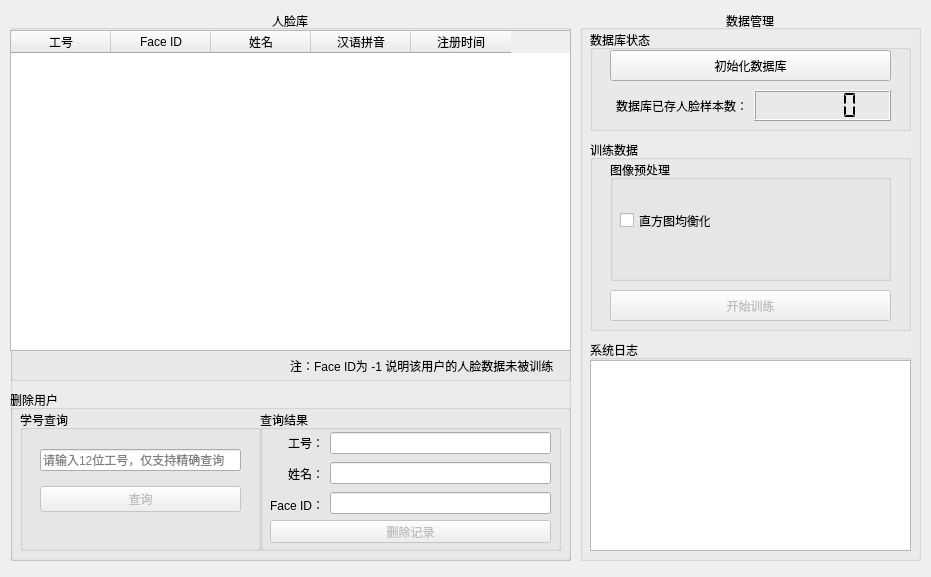
<?xml version="1.0" encoding="UTF-8"?>
<ui version="4.0">
 <class>dataManageUI</class>
 <widget class="QWidget" name="dataManageUI">
  <property name="geometry">
   <rect>
    <x>0</x>
    <y>0</y>
    <width>931</width>
    <height>577</height>
   </rect>
  </property>
  <property name="windowTitle">
   <string>OpenCV Face Recognition System - DataManage</string>
  </property>
  <widget class="QGroupBox" name="dbManageGroupBox">
   <property name="geometry">
    <rect>
     <x>580</x>
     <y>10</y>
     <width>341</width>
     <height>551</height>
    </rect>
   </property>
   <property name="title">
    <string>数据管理</string>
   </property>
   <property name="alignment">
    <set>Qt::AlignCenter</set>
   </property>
   <widget class="QGroupBox" name="dbStatusGroupBox">
    <property name="geometry">
     <rect>
      <x>10</x>
      <y>20</y>
      <width>321</width>
      <height>101</height>
     </rect>
    </property>
    <property name="title">
     <string>数据库状态</string>
    </property>
    <widget class="QWidget" name="layoutWidget_4">
     <property name="geometry">
      <rect>
       <x>20</x>
       <y>60</y>
       <width>281</width>
       <height>31</height>
      </rect>
     </property>
     <layout class="QHBoxLayout" name="dbUserCountHorizontalLayout">
      <item>
       <widget class="QLabel" name="dbUserCountLabel">
        <property name="text">
         <string>数据库已存人脸样本数：</string>
        </property>
        <property name="alignment">
         <set>Qt::AlignRight|Qt::AlignTrailing|Qt::AlignVCenter</set>
        </property>
       </widget>
      </item>
      <item>
       <widget class="QLCDNumber" name="dbUserCountLcdNum">
        <property name="segmentStyle">
         <enum>QLCDNumber::Flat</enum>
        </property>
       </widget>
      </item>
     </layout>
    </widget>
    <widget class="QPushButton" name="initDbButton">
     <property name="geometry">
      <rect>
       <x>20</x>
       <y>20</y>
       <width>281</width>
       <height>31</height>
      </rect>
     </property>
     <property name="text">
      <string>初始化数据库</string>
     </property>
    </widget>
   </widget>
   <widget class="QGroupBox" name="trainGroupBox">
    <property name="geometry">
     <rect>
      <x>10</x>
      <y>130</y>
      <width>321</width>
      <height>191</height>
     </rect>
    </property>
    <property name="title">
     <string>训练数据</string>
    </property>
    <widget class="QGroupBox" name="imgPreprocessGroupBox">
     <property name="geometry">
      <rect>
       <x>20</x>
       <y>20</y>
       <width>281</width>
       <height>121</height>
      </rect>
     </property>
     <property name="title">
      <string>图像预处理</string>
     </property>
     <widget class="QCheckBox" name="equalizeHistCheckBox">
      <property name="geometry">
       <rect>
        <x>10</x>
        <y>40</y>
        <width>91</width>
        <height>41</height>
       </rect>
      </property>
      <property name="text">
       <string>直方图均衡化</string>
      </property>
     </widget>
    </widget>
    <widget class="QPushButton" name="trainButton">
     <property name="enabled">
      <bool>false</bool>
     </property>
     <property name="geometry">
      <rect>
       <x>20</x>
       <y>150</y>
       <width>281</width>
       <height>31</height>
      </rect>
     </property>
     <property name="toolTip">
      <string>数据库未完成初始化，请检查</string>
     </property>
     <property name="text">
      <string>开始训练</string>
     </property>
    </widget>
   </widget>
   <widget class="QGroupBox" name="logGroupBox">
    <property name="geometry">
     <rect>
      <x>10</x>
      <y>330</y>
      <width>321</width>
      <height>211</height>
     </rect>
    </property>
    <property name="title">
     <string>系统日志</string>
    </property>
    <widget class="QTextEdit" name="logTextEdit">
     <property name="geometry">
      <rect>
       <x>0</x>
       <y>20</y>
       <width>321</width>
       <height>191</height>
      </rect>
     </property>
    </widget>
   </widget>
  </widget>
  <widget class="QGroupBox" name="faceDbGroupBox">
   <property name="geometry">
    <rect>
     <x>10</x>
     <y>10</y>
     <width>561</width>
     <height>551</height>
    </rect>
   </property>
   <property name="title">
    <string>人脸库</string>
   </property>
   <property name="alignment">
    <set>Qt::AlignCenter</set>
   </property>
   <widget class="QGroupBox" name="deleteUserGroupBox">
    <property name="geometry">
     <rect>
      <x>0</x>
      <y>380</y>
      <width>561</width>
      <height>171</height>
     </rect>
    </property>
    <property name="title">
     <string>删除用户</string>
    </property>
    <widget class="QGroupBox" name="queryUserGroupBox">
     <property name="geometry">
      <rect>
       <x>10</x>
       <y>20</y>
       <width>241</width>
       <height>141</height>
      </rect>
     </property>
     <property name="title">
      <string>学号查询</string>
     </property>
     <widget class="QLabel" name="queryResultLabel">
      <property name="geometry">
       <rect>
        <x>20</x>
        <y>110</y>
        <width>201</width>
        <height>21</height>
       </rect>
      </property>
      <property name="frameShape">
       <enum>QFrame::NoFrame</enum>
      </property>
      <property name="text">
       <string/>
      </property>
      <property name="alignment">
       <set>Qt::AlignCenter</set>
      </property>
     </widget>
     <widget class="QWidget" name="layoutWidget">
      <property name="geometry">
       <rect>
        <x>20</x>
        <y>30</y>
        <width>201</width>
        <height>81</height>
       </rect>
      </property>
      <layout class="QVBoxLayout" name="verticalLayout">
       <item>
        <widget class="QLineEdit" name="queryUserLineEdit">
         <property name="placeholderText">
          <string>请输入12位工号，仅支持精确查询</string>
         </property>
        </widget>
       </item>
       <item>
        <widget class="QPushButton" name="queryUserButton">
         <property name="enabled">
          <bool>false</bool>
         </property>
         <property name="toolTip">
          <string>数据库未完成初始化，请检查</string>
         </property>
         <property name="text">
          <string>查询</string>
         </property>
        </widget>
       </item>
      </layout>
     </widget>
    </widget>
    <widget class="QGroupBox" name="queryResultGroupBox">
     <property name="geometry">
      <rect>
       <x>250</x>
       <y>20</y>
       <width>301</width>
       <height>141</height>
      </rect>
     </property>
     <property name="title">
      <string>查询结果</string>
     </property>
     <widget class="QWidget" name="layoutWidget_3">
      <property name="geometry">
       <rect>
        <x>10</x>
        <y>20</y>
        <width>281</width>
        <height>87</height>
       </rect>
      </property>
      <layout class="QHBoxLayout" name="infoHorizontalLayout">
       <item>
        <layout class="QVBoxLayout" name="keyVerticalLayout">
         <item>
          <widget class="QLabel" name="stuIDLabel">
           <property name="frameShape">
            <enum>QFrame::NoFrame</enum>
           </property>
           <property name="text">
            <string>工号：</string>
           </property>
           <property name="alignment">
            <set>Qt::AlignRight|Qt::AlignTrailing|Qt::AlignVCenter</set>
           </property>
          </widget>
         </item>
         <item>
          <widget class="QLabel" name="cnNameLabel">
           <property name="frameShape">
            <enum>QFrame::NoFrame</enum>
           </property>
           <property name="text">
            <string>姓名：</string>
           </property>
           <property name="alignment">
            <set>Qt::AlignRight|Qt::AlignTrailing|Qt::AlignVCenter</set>
           </property>
          </widget>
         </item>
         <item>
          <widget class="QLabel" name="faceIDLabel">
           <property name="frameShape">
            <enum>QFrame::NoFrame</enum>
           </property>
           <property name="text">
            <string>Face ID：</string>
           </property>
           <property name="alignment">
            <set>Qt::AlignRight|Qt::AlignTrailing|Qt::AlignVCenter</set>
           </property>
          </widget>
         </item>
        </layout>
       </item>
       <item>
        <layout class="QVBoxLayout" name="valueVerticalLayout">
         <item>
          <widget class="QLineEdit" name="stuIDLineEdit">
           <property name="focusPolicy">
            <enum>Qt::StrongFocus</enum>
           </property>
           <property name="readOnly">
            <bool>true</bool>
           </property>
          </widget>
         </item>
         <item>
          <widget class="QLineEdit" name="cnNameLineEdit">
           <property name="focusPolicy">
            <enum>Qt::StrongFocus</enum>
           </property>
           <property name="readOnly">
            <bool>true</bool>
           </property>
          </widget>
         </item>
         <item>
          <widget class="QLineEdit" name="faceIDLineEdit">
           <property name="focusPolicy">
            <enum>Qt::StrongFocus</enum>
           </property>
           <property name="readOnly">
            <bool>true</bool>
           </property>
          </widget>
         </item>
        </layout>
       </item>
      </layout>
     </widget>
     <widget class="QPushButton" name="deleteUserButton">
      <property name="enabled">
       <bool>false</bool>
      </property>
      <property name="geometry">
       <rect>
        <x>10</x>
        <y>110</y>
        <width>281</width>
        <height>23</height>
       </rect>
      </property>
      <property name="text">
       <string>删除记录</string>
      </property>
     </widget>
    </widget>
   </widget>
   <widget class="QGroupBox" name="dbVisualGroupBox">
    <property name="geometry">
     <rect>
      <x>0</x>
      <y>20</y>
      <width>561</width>
      <height>351</height>
     </rect>
    </property>
    <property name="title">
     <string/>
    </property>
    <widget class="QTableWidget" name="tableWidget">
     <property name="geometry">
      <rect>
       <x>0</x>
       <y>0</y>
       <width>561</width>
       <height>321</height>
      </rect>
     </property>
     <column>
      <property name="text">
       <string>工号</string>
      </property>
     </column>
     <column>
      <property name="text">
       <string>Face ID</string>
      </property>
     </column>
     <column>
      <property name="text">
       <string>姓名</string>
      </property>
     </column>
     <column>
      <property name="text">
       <string>汉语拼音</string>
      </property>
     </column>
     <column>
      <property name="text">
       <string>注册时间</string>
      </property>
     </column>
    </widget>
    <widget class="QLabel" name="tipLabel">
     <property name="geometry">
      <rect>
       <x>280</x>
       <y>320</y>
       <width>271</width>
       <height>31</height>
      </rect>
     </property>
     <property name="text">
      <string>注：Face ID为 -1 说明该用户的人脸数据未被训练</string>
     </property>
    </widget>
   </widget>
  </widget>
 </widget>
 <resources/>
 <connections/>
</ui>
